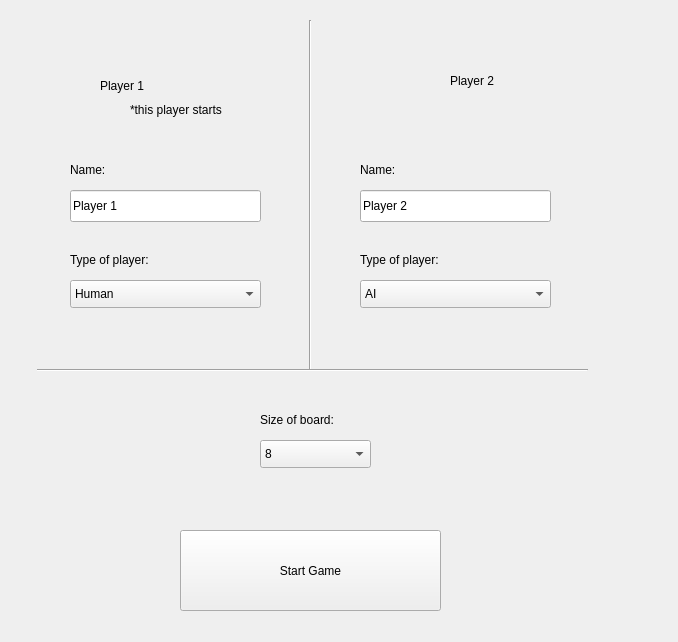
<?xml version="1.0" encoding="UTF-8"?>
<ui version="4.0">
 <class>PlayerSelection</class>
 <widget class="QFrame" name="PlayerSelection">
  <property name="geometry">
   <rect>
    <x>0</x>
    <y>0</y>
    <width>678</width>
    <height>642</height>
   </rect>
  </property>
  <property name="windowTitle">
   <string>Form</string>
  </property>
  <property name="styleSheet">
   <string notr="true">background-image: url(./img/startScreenImageLight.jpg)</string>
  </property>
  <widget class="QLabel" name="player1L">
   <property name="geometry">
    <rect>
     <x>100</x>
     <y>50</y>
     <width>161</width>
     <height>71</height>
    </rect>
   </property>
   <property name="styleSheet">
    <string notr="true">background: transparent</string>
   </property>
   <property name="text">
    <string>Player 1</string>
   </property>
  </widget>
  <widget class="QLabel" name="player2L">
   <property name="geometry">
    <rect>
     <x>450</x>
     <y>60</y>
     <width>181</width>
     <height>41</height>
    </rect>
   </property>
   <property name="styleSheet">
    <string notr="true">background: transparent</string>
   </property>
   <property name="text">
    <string>Player 2</string>
   </property>
  </widget>
  <widget class="QLineEdit" name="name1">
   <property name="geometry">
    <rect>
     <x>70</x>
     <y>190</y>
     <width>191</width>
     <height>32</height>
    </rect>
   </property>
   <property name="text">
    <string>Player 1</string>
   </property>
  </widget>
  <widget class="QLineEdit" name="name2">
   <property name="geometry">
    <rect>
     <x>360</x>
     <y>190</y>
     <width>191</width>
     <height>32</height>
    </rect>
   </property>
   <property name="text">
    <string>Player 2</string>
   </property>
  </widget>
  <widget class="QPushButton" name="ButtonStartGame">
   <property name="geometry">
    <rect>
     <x>180</x>
     <y>530</y>
     <width>261</width>
     <height>81</height>
    </rect>
   </property>
   <property name="text">
    <string>Start Game</string>
   </property>
  </widget>
  <widget class="QComboBox" name="selectPlayer1">
   <property name="geometry">
    <rect>
     <x>70</x>
     <y>280</y>
     <width>191</width>
     <height>28</height>
    </rect>
   </property>
   <property name="styleSheet">
    <string notr="true"/>
   </property>
   <item>
    <property name="text">
     <string>Human</string>
    </property>
   </item>
   <item>
    <property name="text">
     <string>AI</string>
    </property>
   </item>
   <item>
    <property name="text">
     <string>HardAI</string>
    </property>
   </item>
  </widget>
  <widget class="QLabel" name="label">
   <property name="geometry">
    <rect>
     <x>70</x>
     <y>160</y>
     <width>67</width>
     <height>20</height>
    </rect>
   </property>
   <property name="autoFillBackground">
    <bool>false</bool>
   </property>
   <property name="styleSheet">
    <string notr="true">background: transparent</string>
   </property>
   <property name="text">
    <string>Name:</string>
   </property>
  </widget>
  <widget class="QLabel" name="label_2">
   <property name="geometry">
    <rect>
     <x>360</x>
     <y>160</y>
     <width>67</width>
     <height>20</height>
    </rect>
   </property>
   <property name="styleSheet">
    <string notr="true">background: transparent</string>
   </property>
   <property name="text">
    <string>Name:</string>
   </property>
  </widget>
  <widget class="QComboBox" name="selectPlayer2">
   <property name="geometry">
    <rect>
     <x>360</x>
     <y>280</y>
     <width>191</width>
     <height>28</height>
    </rect>
   </property>
   <property name="currentIndex">
    <number>1</number>
   </property>
   <item>
    <property name="text">
     <string>Human</string>
    </property>
   </item>
   <item>
    <property name="text">
     <string>AI</string>
    </property>
   </item>
   <item>
    <property name="text">
     <string>HardAI</string>
    </property>
   </item>
  </widget>
  <widget class="QLabel" name="label_3">
   <property name="geometry">
    <rect>
     <x>70</x>
     <y>250</y>
     <width>111</width>
     <height>20</height>
    </rect>
   </property>
   <property name="autoFillBackground">
    <bool>false</bool>
   </property>
   <property name="styleSheet">
    <string notr="true">background: transparent</string>
   </property>
   <property name="text">
    <string>Type of player:</string>
   </property>
  </widget>
  <widget class="QLabel" name="label_4">
   <property name="geometry">
    <rect>
     <x>360</x>
     <y>250</y>
     <width>111</width>
     <height>20</height>
    </rect>
   </property>
   <property name="styleSheet">
    <string notr="true">background: transparent</string>
   </property>
   <property name="text">
    <string>Type of player:</string>
   </property>
  </widget>
  <widget class="QLabel" name="label_5">
   <property name="geometry">
    <rect>
     <x>130</x>
     <y>100</y>
     <width>221</width>
     <height>20</height>
    </rect>
   </property>
   <property name="text">
    <string>*this player starts</string>
   </property>
  </widget>
  <widget class="Line" name="line">
   <property name="geometry">
    <rect>
     <x>300</x>
     <y>20</y>
     <width>20</width>
     <height>351</height>
    </rect>
   </property>
   <property name="styleSheet">
    <string notr="true"/>
   </property>
   <property name="orientation">
    <enum>Qt::Vertical</enum>
   </property>
  </widget>
  <widget class="Line" name="line_2">
   <property name="geometry">
    <rect>
     <x>37</x>
     <y>360</y>
     <width>551</width>
     <height>20</height>
    </rect>
   </property>
   <property name="orientation">
    <enum>Qt::Horizontal</enum>
   </property>
  </widget>
  <widget class="QComboBox" name="BoardSize">
   <property name="geometry">
    <rect>
     <x>260</x>
     <y>440</y>
     <width>111</width>
     <height>28</height>
    </rect>
   </property>
   <property name="currentIndex">
    <number>1</number>
   </property>
   <item>
    <property name="text">
     <string>6</string>
    </property>
   </item>
   <item>
    <property name="text">
     <string>8</string>
    </property>
   </item>
   <item>
    <property name="text">
     <string>10</string>
    </property>
   </item>
   <item>
    <property name="text">
     <string>12</string>
    </property>
   </item>
  </widget>
  <widget class="QLabel" name="sizeOfBoardL">
   <property name="geometry">
    <rect>
     <x>260</x>
     <y>410</y>
     <width>121</width>
     <height>20</height>
    </rect>
   </property>
   <property name="styleSheet">
    <string notr="true">background: transparent</string>
   </property>
   <property name="text">
    <string>Size of board:</string>
   </property>
  </widget>
 </widget>
 <resources/>
 <connections/>
</ui>
